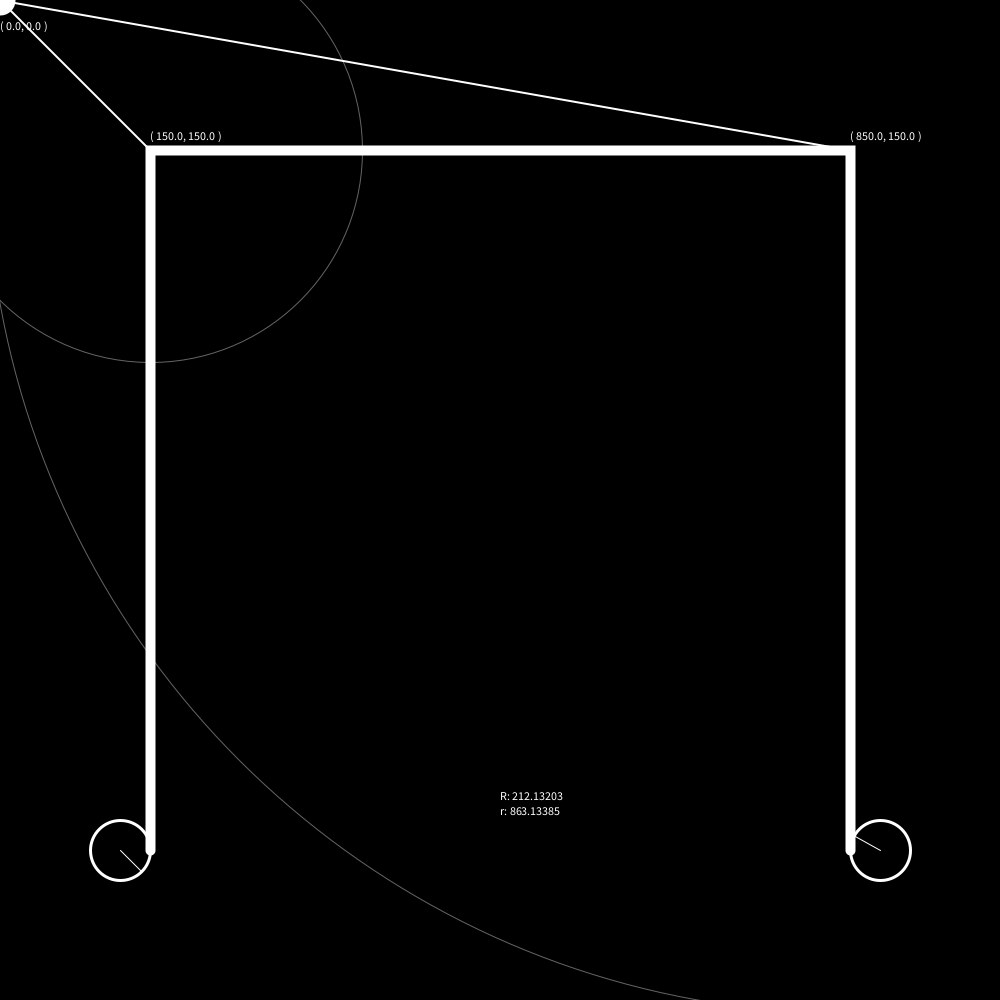
Frame 1 (no input)
Frame 60 (the mouse pressed at the canvas centre just before this capture): identical to frame 1, image omitted
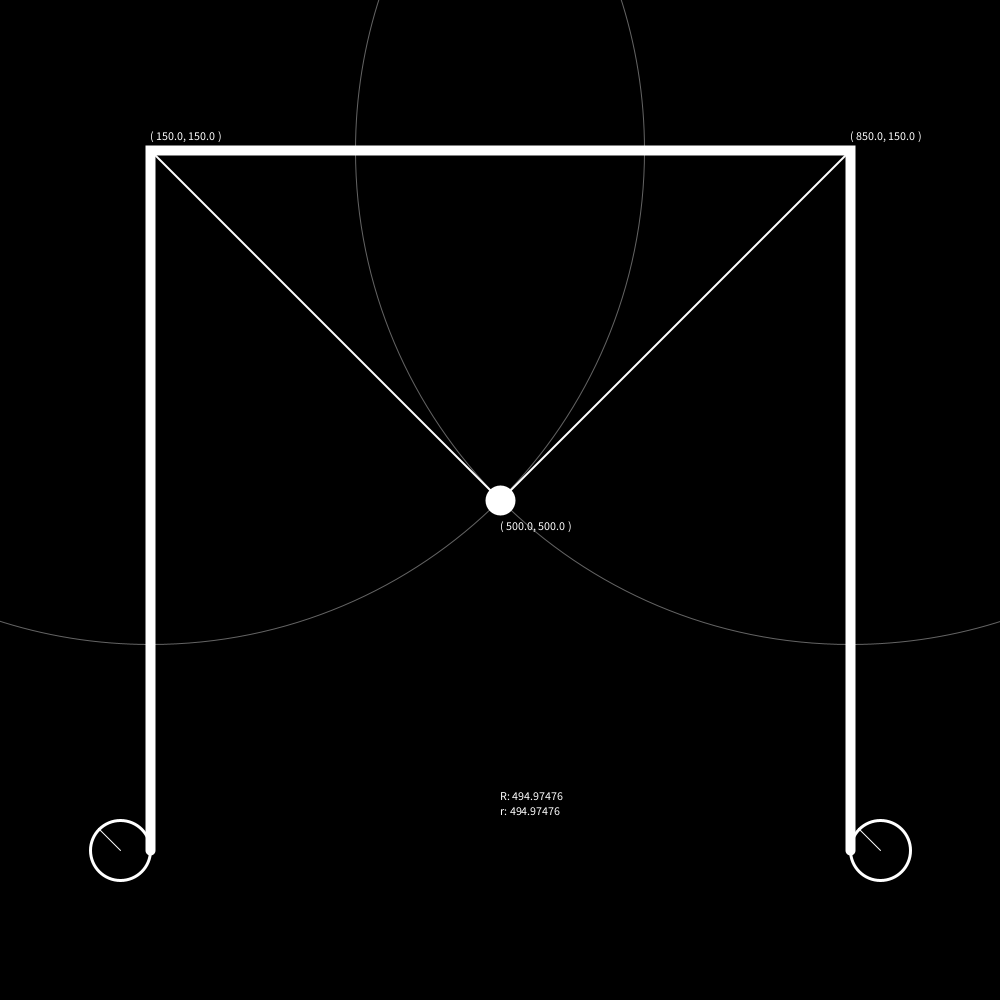
Frame 120 (the mouse held since frame 60 and released just before this capture)

The Processing sketch that drew these frames (run headless with seeded random() and noise(); from frame 60 on, the mouse is pressed at the canvas centre):

// Processing sketch: pickandplace
// ── pickandplace.pde
/*
Show how the string lengths can be calculated and controlled from the winches
 */

// defining key points
PVector PostLeft, PulleyLeft, PulleyRight, PostRight;
PVector target;
Winch winchLeft, winchRight;
PVector R, r;
float a;
int winchSize;

void setup() {
  size(1000, 1000);
  ellipseMode(RADIUS);
  
  // the frame
  PostLeft = new PVector(150, height-150);
  PulleyLeft = new PVector(150, 150);
  PulleyRight = new PVector(width-150, 150);
  PostRight = new PVector(width-150, height - 150);
  
  //the end effector
  target = new PVector(width/2, height/2); //init at centre
  R = PVector.sub(target,PulleyLeft);
  r = PVector.sub(target,PulleyRight);
  
  // the winches
  winchSize = 30;
  winchLeft = new Winch(PostLeft.x - winchSize, PostLeft.y, winchSize, R.mag());
  winchRight = new Winch(PostRight.x + winchSize, PostRight.y, winchSize, R.mag());

  
}

void draw() {
  background(0);

  target.set(mouseX, mouseY);
  //target.set(width/2, height/2 + 350*sin(a)); // testing straight up and down
  //target.set(PulleyLeft.x+350*cos(a), PulleyLeft.y+350*sin(a));
  R = PVector.sub(target,PulleyLeft);
  r = PVector.sub(target,PulleyRight);
  
  // update and draw winches
  winchLeft.update(R.mag());
  winchLeft.show();
  winchRight.update(r.mag());
  winchRight.show();

  // draw the frame
  drawAll();
  
  // increment the angle;
  //a += 0.01;
  
  
}

void drawAll(){
  drawFrame();
  showTarget();
  showString();
  showCircles();
  displayCoords(PulleyLeft, "Above");
  displayCoords(PulleyRight, "Above");
  displayCoords(target, "Below");
  
  showRadii(R,"R",width/2, height*0.8);
  showRadii(r,"r",width/2, height*0.8+15);
}

void showRadii(PVector radius, String name, float x, float y){
  // pick a point halfway between the target and the pulley
  float r = radius.mag();
  text(name + ": " + str(r),x, y);
  
}

void showCircles() {
  stroke(255, 255, 255, 100);
  strokeWeight(1);
  noFill();
  ellipse(PulleyLeft.x, PulleyRight.y, R.mag(), R.mag());
  ellipse(PulleyRight.x, PulleyRight.y, r.mag(), r.mag());
}

void drawFrame() {
  stroke(255);
  strokeWeight(10);
  noFill();
  beginShape();
  vertex(PostLeft.x, PostLeft.y);
  vertex(PulleyLeft.x, PulleyLeft.y);
  vertex(PulleyRight.x, PulleyRight.y);
  vertex(PostRight.x, PostRight.y);
  endShape();
}

void showString() {
  stroke(255);
  strokeWeight(2);
  line(PulleyLeft.x, PulleyLeft.y, target.x, target.y);
  line(PulleyRight.x, PulleyRight.y, target.x, target.y);
}

void showTarget() {
  fill(255);
  ellipse(target.x, target.y, 10, 10);
}



void displayCoords(PVector keyPoint, String pos) {
  String textToDisplay = "( " + str(keyPoint.x) + ", " + str(keyPoint.y) + " )";
  switch(pos) {
  case "Above" :
    text(textToDisplay, keyPoint.x, keyPoint.y - 10);
    break;
  case "Below" :
    text(textToDisplay, keyPoint.x, keyPoint.y + 30);
    break;
  default:
    text(textToDisplay, keyPoint.x, keyPoint.y - 10);
    break;
  }
}

// ── EndEffector.pde
class EndEffector{
  PVector pos; // determined by the positions of the winches
  
  EndEffector(Winch w1, Winch w2){
    pos = locateEndEffector(w1, w2);
  }
  
  PVector locateEndEffector(Winch w1, Winch w2){
    PVector soln = new PVector(0,0);
    // solve the equation of intersection of 2 circles
    return soln;
  }
  
  //float angularPositionToR(Winch w1, Winch w2){
    
  //}
}

// ── Winch.pde
class Winch{
  PVector centre, pos;
  float radius;
  float angle;
  // needs to know it's own circumference
  float C;
  float aPos;
  
  Winch(float x, float y, float r, float len){
    centre = new PVector(x,y);
    radius = r;
    C = 2*PI*radius;
    aPos = len/C*TWO_PI;
    pos = new PVector(centre.x + radius*cos(aPos), centre.y + radius*cos(aPos));
}
  
  
  void update(float len){
    aPos = len/C*TWO_PI;
    pos.set(centre.x + radius*cos(aPos), centre.y + radius*sin(aPos));
  }
  
  void show(){
    stroke(255);
    strokeWeight(3);
    noFill();
    ellipse(centre.x, centre.y, radius, radius);
    strokeWeight(1);
    line(centre.x, centre.y, pos.x, pos.y);
  }
}
